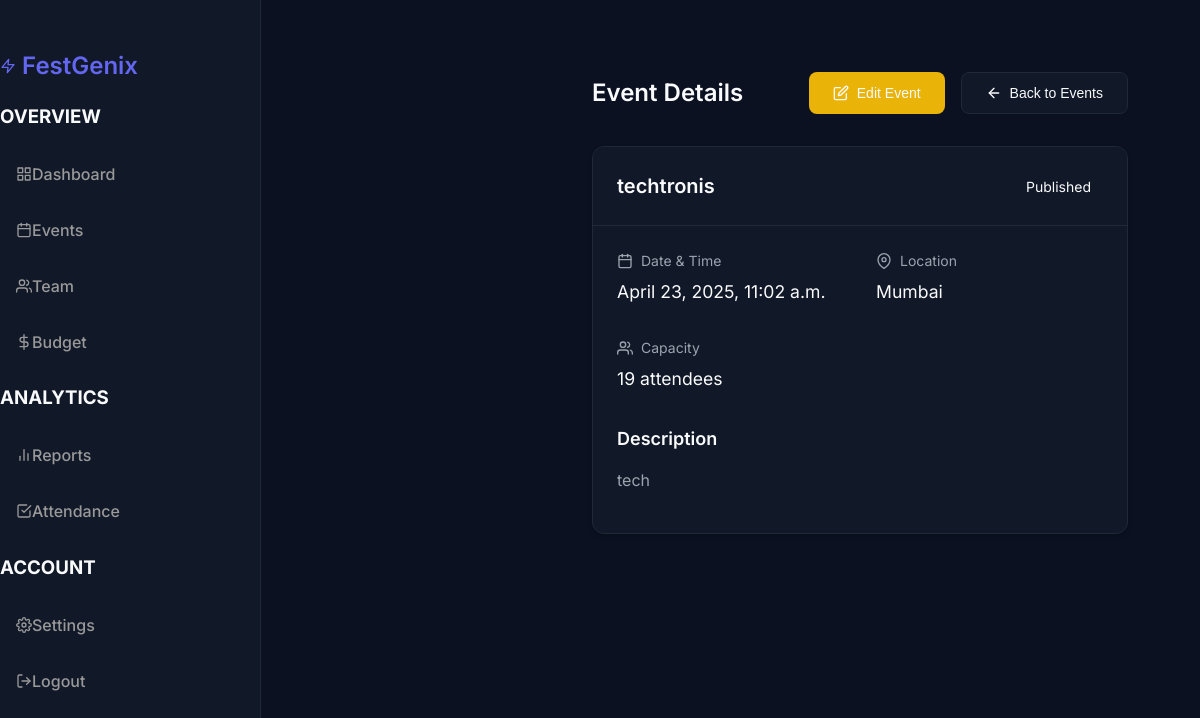
Page /base/dashboard/events/1/ (signed in) on the committed database.
### base/models.py (models this page shows, shortened)
class Event(models.Model):
    EVENT_STATUS_CHOICES = [
        ('draft', 'Draft'),
        ('published', 'Published'),
        ('cancelled', 'Cancelled'),
        ('completed', 'Completed'),
    ]
    title = models.CharField(max_length=200)
    description = models.TextField()
    start_date = models.DateTimeField()
    location = models.CharField(max_length=200)
    capacity = models.IntegerField()
    status = models.CharField(max_length=20, choices=EVENT_STATUS_CHOICES, default='draft')
    created_at = models.DateTimeField(auto_now_add=True)
    organizer = models.ForeignKey(CustomUser, on_delete=models.SET_NULL, null=True, blank=True, related_name='organized_events')
    volunteers = models.ManyToManyField(CustomUser, related_name='volunteered_events', blank=True)
    attendees = models.ManyToManyField(CustomUser, related_name='attended_events', blank=True)
    team = models.ForeignKey('Team', on_delete=models.SET_NULL, null=True, blank=True, related_name='team_events')

### base/views.py (the view)
# urls.py: path('dashboard/events/<int:event_id>/', views.event_detail, name='event_detail'),
@login_required
def event_detail(request, event_id):
    if request.user.role != CustomUser.Role.ORGANIZER:
        messages.error(request, "You don't have permission to access this page.")
        return redirect('base:login')
    try:
        event = Event.objects.get(id=event_id, organizer=request.user)
    except Event.DoesNotExist:
        messages.error(request, "Event not found.")
        return redirect('base:events_dashboard')
    context = {
        'event': event,
    }
    return render(request, 'dashboard/dashboard-event-detail.html', context)

### templates/dashboard/dashboard-event-detail.html (shortened to what this page needs)
{% extends "dashboard/base_dashboard.html" %}
{% load static %}
{% block dashboard_content %}
<div class="dashboard-wrapper">
    <div class="main-content">
        <div class="content-header">
            <h1>Event Details</h1>
            <div class="header-actions">
                <button class="btn btn-warning" onclick="location.href='{% url 'base:event_edit' event.id %}'">
                    <i data-feather="edit"></i> Edit Event
                </button>
                <button class="btn btn-secondary" onclick="location.href='{% url 'base:events_dashboard' %}'">
                    <i data-feather="arrow-left"></i> Back to Events
                </button>
            </div>
        </div>
        <div class="event-detail-card">
            <div class="card">
                <div class="card-header">
                    <div class="event-header">
                        <h2>{{ event.title }}</h2>
                        <span class="event-status {{ event.status|lower }}">{{ event.status }}</span>
                    </div>
                </div>
                <div class="card-body">
                    <div class="event-info">
                        <div class="info-group">
                            <label><i data-feather="calendar"></i> Date & Time</label>
                            <p>{{ event.start_date }}</p>
                        </div>
                        <div class="info-group">
                            <label><i data-feather="map-pin"></i> Location</label>
                            <p>{{ event.location }}</p>
                        </div>
                        <div class="info-group">
                            <label><i data-feather="users"></i> Capacity</label>
                            <p>{{ event.capacity }} attendees</p>
                        </div>
                    </div>
                    <div class="event-description">
                        <h3>Description</h3>
                        <p>{{ event.description }}</p>
                    </div>
                </div>
            </div>
        </div>
    </div>
</div>
{% endblock %}

### static/css/dashboard.css (style rules this page uses)
:root { --primary: #6366f1; --primary-hover: #4f46e5; --dark-bg: #0B1121; --dark-card: #111827; --dark-border: #1F2937; --dark-text: #F9FAFB; --dark-text-secondary: #9CA3AF; --success: #22c55e; --warning: #eab308; --danger: #ef4444; }
body { background-color: var(--dark-bg); color: var(--dark-text); font-family: 'Inter', sans-serif; line-height: 1.5; }
.main-content { margin-left: 260px; padding: 2rem; }
.card { background: var(--dark-card); border-radius: 1rem; border: 1px solid var(--dark-border); }
.card-header { padding: 1.5rem; border-bottom: 1px solid var(--dark-border); }
.card-body { padding: 1.5rem; }
.btn { display: inline-flex; align-items: center; justify-content: center; padding: 0.75rem 1.5rem; border-radius: 0.5rem; font-weight: 500; transition: all 0.2s; cursor: pointer; }
.btn-secondary { background: var(--dark-card); color: var(--dark-text); border: 1px solid var(--dark-border); }
body { background-color: var(--dark-bg); color: var(--dark-text); font-family: 'Inter', sans-serif; }
.card { margin-bottom: 1.5rem; border: none; background-color: var(--dark-card); color: var(--dark-text); box-shadow: 0 0.125rem 0.25rem rgba(0, 0, 0, 0.2); transition: all 0.3s ease; }
.card-header { background-color: var(--dark-card); border-bottom: 1px solid var(--dark-border); color: var(--dark-text); }
.card, .btn, .nav-link { transition: all 0.3s ease; }

### templates/dashboard/dashboard-event-detail.html (style rules this page uses)
:root { --dark-bg: #0B1121; --dark-card: #111827; --dark-border: #1F2937; --dark-text: #F9FAFB; --dark-text-secondary: #9CA3AF; --primary: #6366f1; --primary-hover: #4f46e5; --success: #22c55e; --warning: #eab308; --danger: #ef4444; }
.content-header { display: flex; justify-content: space-between; align-items: center; margin-bottom: 2rem; }
.content-header h1 { color: var(--dark-text); font-size: 1.5rem; font-weight: 600; margin: 0; }
.header-actions { display: flex; gap: 1rem; }
.btn { display: inline-flex; align-items: center; gap: 0.5rem; padding: 0.75rem 1.5rem; border-radius: 0.5rem; font-weight: 500; font-size: 0.875rem; transition: all 0.2s; border: none; cursor: pointer; }
.btn-warning { background: var(--warning); color: var(--dark-text); }
.btn-secondary { background: var(--dark-card); color: var(--dark-text); border: 1px solid var(--dark-border); }
.event-detail-card { max-width: 800px; margin: 0 auto; }
.card { background: var(--dark-card); border: 1px solid var(--dark-border); border-radius: 0.75rem; overflow: hidden; }
.card-header { padding: 1.5rem; border-bottom: 1px solid var(--dark-border); }
.card-body { padding: 1.5rem; }
.event-header { display: flex; justify-content: space-between; align-items: center; }
.event-header h2 { margin: 0; color: var(--dark-text); font-size: 1.25rem; font-weight: 600; }
.event-status { padding: 0.25rem 0.75rem; border-radius: 20px; font-size: 0.875rem; text-transform: capitalize; }
.event-info { display: grid; grid-template-columns: repeat(auto-fit, minmax(200px, 1fr)); gap: 2rem; margin-bottom: 2rem; }
.info-group label { display: flex; align-items: center; gap: 0.5rem; color: var(--dark-text-secondary); margin-bottom: 0.5rem; font-size: 0.875rem; }
.info-group p { margin: 0; color: var(--dark-text); font-size: 1.1rem; }
.event-description h3 { color: var(--dark-text); font-size: 1.125rem; font-weight: 600; margin-bottom: 1rem; }
.event-description p { color: var(--dark-text-secondary); line-height: 1.6; }
.feather { width: 1rem; height: 1rem; stroke-width: 2; }

### rows in the picture
Event: title "techtronis", status "Published", start_date "April 23, 2025, 11:02 a.m.", location "Mumbai", capacity "19", description "tech"
